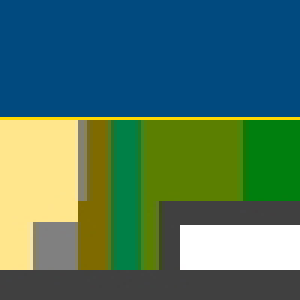
#> input picture colour_map.jpg, 100 x 100 px (shown 3 times larger)
$ python main.py
#> lines starting #> are read from the running program, lines starting #| are printed output that depends on the picture
import numpy as np
from mpl_toolkits.mplot3d import Axes3D  # necessary for 3d plot
from matplotlib import cm
from noise import snoise2
import matplotlib.pyplot as plt
from PIL import Image
from matplotlib.colors import LightSource


class World(object):

    def __init__(self):
        """Generates a grid of values to be used for a map"""
        self.size = (1000, 1000)
        self.elevation = np.zeros(self.size)
        self.moisture = np.zeros(self.size)
        self.sea_value = 0
        self.land_value = 0
        self.land_gen()
        self.land_value = (1 - (self.sea_value / (self.size[0] * self.size[1])))
        print("Land Mass: ", self.land_value * 100, "%")
        self.X = np.arange(0, self.size[0], 1)
        self.Y = np.arange(0, self.size[1], 1)
        self.Z_e = self.elevation
        self.Z_m = self.moisture

    def land_gen(self):
        """
        Uses simplex noise to create a random map of values that roughly resemble real life elevation values
        Uses notes from https://www.redblobgames.com/maps/terrain-from-noise/
        """
        self.sea_value = 0
        elevation_seed = np.random.randint(1, 1000)
        moisture_seed = np.random.randint(1, 1000)
        print("Elevation seed: ", elevation_seed, "\nMoisture seed: ", moisture_seed)
        for x in range(self.size[0]):
            for y in range(self.size[1]):

                elevation = snoise2(x/self.size[0], y/self.size[1], octaves=8, base=elevation_seed)/2 + 0.5
                moisture = snoise2(x/self.size[0], y/self.size[1], octaves=24, base=moisture_seed)/2 + 0.5
                sea_level = 0.4
                if elevation < sea_level:
                    self.sea_value += 1
                self.elevation[x][y] = elevation
                self.moisture[x][y] = moisture
#> (the call stopped at in land_gen, `elevation = snoise2(x/self.size[0], y/self.size[1], octaves=8, base=el..`: noise is not available in this run)

    def plot2d(self):
        """Plots various 2d plots using the terrain data generated"""
        fig, ax = plt.subplots()
        elevation_map = ax.contourf(self.X, self.Y, self.Z_e.transpose(), cmap=cm.viridis)
        fig.colorbar(elevation_map)

        skip_val = 30
        skip = (slice(None, None, skip_val), slice(None, None, skip_val))
        V, U = np.gradient(-self.elevation[skip].transpose())
        plt.quiver(self.X[skip[0]], self.Y[skip[0]], U, V)

        plt.title("Elevation Map with Vector Field")
        plt.show()
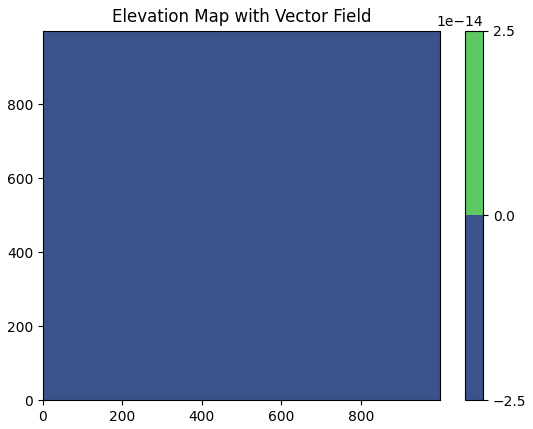
#> figure drawn by matplotlib, 2 panels

        plt.show()

        plt.hist(self.Z_e.ravel(), bins=40, range=(0, 1))
        plt.title("Histogram of Elevation Values")
        plt.show()
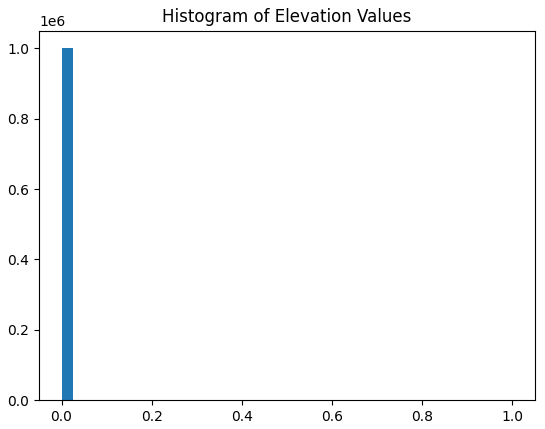
#> figure drawn by matplotlib, 1 panel; tallest bar 1000000 high, from x = -1.73e-18 to 0.025

        fig, ax = plt.subplots()
        moisture_map = ax.contourf(self.X, self.Y, self.Z_m.transpose(), cmap=cm.coolwarm_r)
        fig.colorbar(moisture_map)
        plt.title("Moisture Map")
        plt.show()
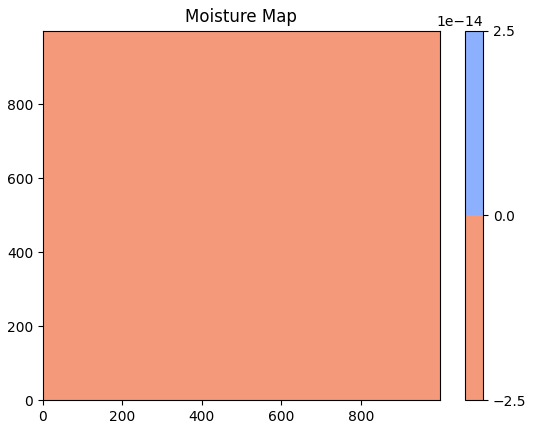
#> figure drawn by matplotlib, 2 panels

        ls = LightSource(azdeg=315, altdeg=45)
        fig, ax = plt.subplots()
        rgb = ls.shade(np.flipud(self.Z_e.transpose()), vert_exag=1000, blend_mode='soft', cmap=cm.gist_earth)
        ax.imshow(rgb)
        plt.show()

    def plot3d(self):
        """Plots a 3d contour graph using the elevation values"""
        # TODO change angle graph viewed from
        fig = plt.figure()
        ax = fig.gca(projection='3d')
        ax.plot_surface(self.X, self.Y.transpose(), self.Z_e.transpose(), antialiased=True, cmap=cm.gist_earth)
        plt.show()

    def plotmini(self):
        """Creates image using terrain gradient"""
        mini_map = np.zeros((self.size[1], self.size[0], 3), dtype=np.uint8)
        colour_map = Image.open("colour_map.jpg")
#> colour_map is the input picture: PIL image 100x100 RGB; mean R, G, B 74.4, 115.6, 97.6
        for i in range(self.size[0]):
            for j in range(self.size[1]):
                y = int(self.elevation[i][j] * 100)
                x = int(self.moisture[i][j] * 100)
                mini_map[-j][i] = colour_map.getpixel((x, y))
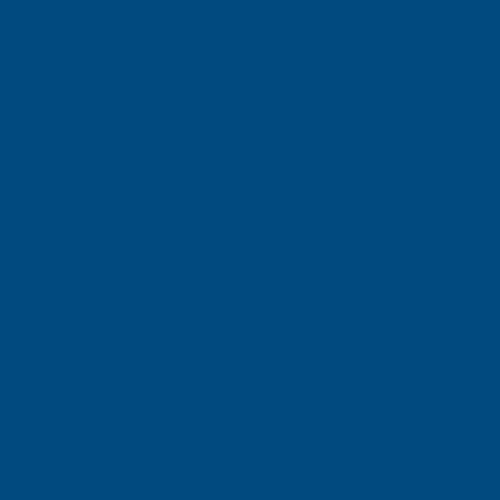
#> mini_map: shape (1000, 1000, 3) (shown at 1/2 size); mean R, G, B 1, 74, 127
        img = Image.fromarray(mini_map, 'RGB')
        img.show()


def main():
    world_map = World()
    world_map.plot2d()
    #world_map.plot3d()
    world_map.plotmini()


if __name__ == "__main__":
    main()
